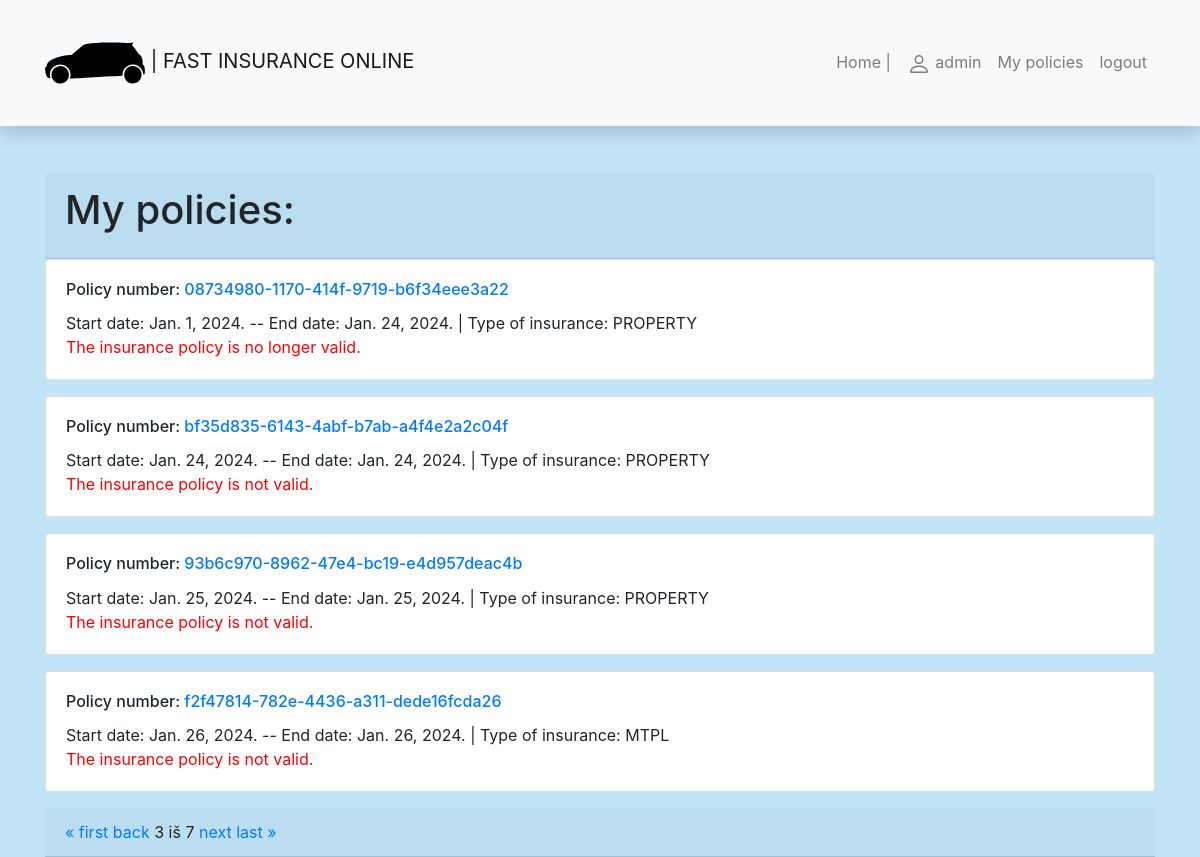
/insurance/my-policies/?page=3 (signed in), run on the app's committed database.
### insurance/models.py (models this page shows, shortened)
class Policy(models.Model):
    policyholder = models.ForeignKey('Policyholder', related_name='policies', on_delete=models.SET_NULL, null=True,
                                     blank=True)
    policy_number = models.UUIDField(primary_key=True, default=uuid.uuid4, help_text="Unique policy number.")
    start_date = models.DateField()
    end_date = models.DateField()
    policy_duration = models.IntegerField(default=365)
    policy_type = models.CharField(max_length=255)
    insurance_premium = models.FloatField()

### insurance/views.py (the view)
# urls.py: path("my-policies/", views.PoliciesByUserListView.as_view(), name="my-policies"),
class PoliciesByUserListView(LoginRequiredMixin, generic.ListView):  # Subclass of the parent class ListView.
    model = Policy
    template_name = "user_policies.html"
    context_object_name = "policies_list"
    paginate_by = 4
    def get_queryset(self):
        user = self.request.user
        policyholder = Policyholder.objects.get(user=user)
        return Policy.objects.filter(policyholder=policyholder)  # We can add .order_by().
    def get_context_data(self, **kwargs):
        context = super().get_context_data(**kwargs)
        context["today"] = date.today()
        return context

### insurance/templates/user_policies.html
{% extends "base.html" %}
{% block content %}
<div class="card-header">
    <h1 class="card-title">My policies:</h1>
</div>
{% if policies_list %}
{% for policy in policies_list %}
    <div class="card mb-3">
        <div class="card-body">
            <h6 class="card-title">Policy number: <a href="{% url 'policy-one' policy.policy_number %}">
                {{ policy.policy_number }}</a>
            </h6>
            <p class="card-text">Start date: {{policy.start_date}}. -- End date: {{policy.end_date}}.
            | Type of insurance: {{ policy.policy_type }}
            <br>
            {% if policy.end_date == policy.start_date %}
                <span style="color:red;">The insurance policy is not valid.</span>
            {% elif policy.end_date <= today %}
                <span style="color:red;">The insurance policy is no longer valid.</span>
            {% elif policy.start_date > today %}
                <span style="color:orange;">Insurance coverage has not yet started.</span>
            {% else %}
                <span style="color:green;">Insurance coverage is valid.</span>
            {% endif %}
            </p>
        </div>
    </div>
{% endfor %}
{% else %}
<p>You do not have insurance policies in our company.</p>
{% endif %}
<div class="card-header">
<div>
    <span>
        {% if page_obj.has_previous%}
            <a href="?page=1">&laquo; first</a>
            <a href="?page={{ page_obj.previous_page_number }}">back</a>
        {% endif %}
        <span class="current">
            {{ page_obj.number }} iš {{ page_obj.paginator.num_pages }}
        </span>
        {% if page_obj.has_next%}
            <a href="?page={{ page_obj.next_page_number }}">next</a>
            <a href="?page={{ page_obj.paginator.num_pages }}">last &raquo;</a>
        {% endif %}
    </span>
</div>
</div>
{% endblock %}

### insurance/templates/base.html (shortened to what this page needs)
<!DOCTYPE html>
<html lang="en">
<head>
    <link
            rel="stylesheet"
            href="https://stackpath.bootstrapcdn.com/bootstrap/4.1.3/css/bootstrap.min.css"
    />
    <link
            rel="stylesheet"
            href="https://cdnjs.cloudflare.com/ajax/libs/font-awesome/4.7.0/css/font-awesome.min.css"
    />
    {% load static %}
    <link rel="stylesheet" href="{% static 'css/styles.css' %}"/>
</head>
<body>
<nav
        class="navbar navbar-expand-lg navbar-light bg-light static-top mb-5 shadow"
>
    <div class="container">
        <a class="navbar-brand" href="{% url 'index' %}">
            | FAST INSURANCE ONLINE</a>
        <div class="collapse navbar-collapse" id="navbarResponsive">
            <ul class="navbar-nav ml-auto">
                <li class="nav-item">
                    <a class="nav-link" href="{% url 'index' %}">Home |</a>
                </li>
                {% if user.is_authenticated %}
                <li class="nav-item"><a class="nav-link" href="{% url 'profile-url' %}">
                    {{ user }}</a></li>
                <li class="nav-item"><a class="nav-link" href="{% url 'my-policies' %}">My policies</a></li>
                <li class="nav-item"><a class="nav-link" href="{% url 'logout' %}?next=/insurance">logout</a>
                {% endif %}
            </ul>
        </div>
    </div>
</nav>
<div class="container">{% block content %}{% endblock %}</div>
</body>
</html>

### insurance/static/css/styles.css (style rules this page uses)
body { background-color: #c1e4f7; }

### data on the page
Policy: policy_number "08734980-1170-414f-9719-b6f34eee3a22", start_date "Jan. 1, 2024", end_date "Jan. 24, 2024", policy_type "PROPERTY", shows "The insurance policy is no longer valid."
Policy: policy_number "bf35d835-6143-4abf-b7ab-a4f4e2a2c04f", start_date "Jan. 24, 2024", end_date "Jan. 24, 2024", policy_type "PROPERTY", shows "The insurance policy is not valid."
Policy: policy_number "93b6c970-8962-47e4-bc19-e4d957deac4b", start_date "Jan. 25, 2024", end_date "Jan. 25, 2024", policy_type "PROPERTY", shows "The insurance policy is not valid."
Policy: policy_number "f2f47814-782e-4436-a311-dede16fcda26", start_date "Jan. 26, 2024", end_date "Jan. 26, 2024", policy_type "MTPL", shows "The insurance policy is not valid."

### other printed values
{{ user }} "admin"
{{ page_obj.number }} "3"
{{ page_obj.paginator.num_pages }} "7"
